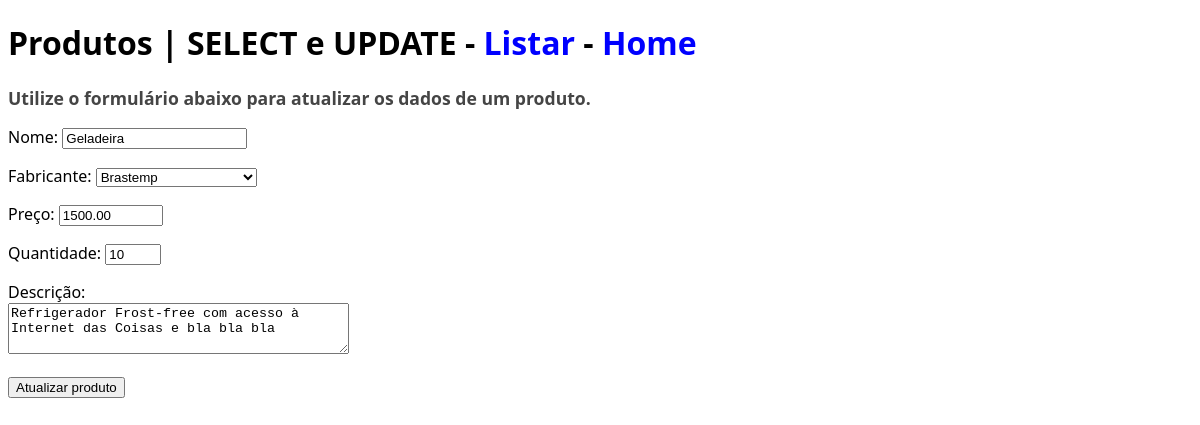
The app's page /produtos/atualizar.php?id=3 with its own data.
### tables this page shows
CREATE TABLE `produtos` (
  `id` int(11) NOT NULL,
  `nome` varchar(45) NOT NULL,
  `preco` decimal(8,2) NOT NULL,
  `quantidade` smallint(6) DEFAULT NULL,
  `descricao` text DEFAULT NULL,
  `fabricantes_id` int(11) NOT NULL
);

CREATE TABLE `fabricantes` (
  `id` int(11) NOT NULL,
  `nome` varchar(45) NOT NULL
);

### includes/funcoes-produtos.php (called while the page is built, shortened)
<?php
function lerUmProduto($conexao, $id){
    $sql = "SELECT id, nome, preco, quantidade, descricao, fabricantes_id FROM produtos WHERE id = $id";
    $resultado = mysqli_query($conexao, $sql) or die(mysqli_error($conexao));
    return mysqli_fetch_assoc($resultado);
}

### includes/funcoes-fabricantes.php (called while the page is built, shortened)
<?php
function lerFabricantes($conexao){
    $sql = "SELECT id, nome FROM fabricantes";
    $resultado = mysqli_query($conexao, $sql) or die(mysqli_error($conexao));
    $fabricantes = [];
    while($fabricante = mysqli_fetch_assoc($resultado)){
        array_push($fabricantes, $fabricante);
    }
    return $fabricantes;
}

### produtos/atualizar.php (the view, shortened to what this page needs)
<?php
require '../includes/funcoes-fabricantes.php';
require '../includes/funcoes-produtos.php';
$listaDeFabricantes = lerFabricantes($conexao);
$id = filter_input(INPUT_GET, 'id', FILTER_SANITIZE_NUMBER_INT);
$produto = lerUmProduto($conexao, $id);
?>
<!DOCTYPE html>
<html lang="pt-br">
<head>
<link href="../css/style.css" rel="stylesheet">
</head>
<body>
<div class="container">
    <h1>Produtos | SELECT e UPDATE -
    <a href="listar.php">Listar</a> -
    <a href="../index.php">Home</a> </h1>
</div>
<div class="container">
    <h2>Utilize o formulário abaixo para atualizar os dados de um produto.</h2>
    <form action="" method="post">
        <p><label for="nome">Nome:</label>
	    <input value="<?=$produto['nome']?>" type="text" name="nome" id="nome" required></p>
        <p>
            <label for="fabricante">Fabricante:</label>
            <select name="fabricante" id="fabricante" required>
                <?php
        foreach($listaDeFabricantes as $fabricante){
        ?>
            <option
            <?php if($produto['fabricantes_id'] == $fabricante['id']){echo "selected";}?>
                value="<?=$fabricante['id']?>"><?=$fabricante['nome']?>
            </option>
        <?php } ?>
            </select>
        </p>
        <p><label for="preco">Preço:</label>
	    <input value="<?=$produto['preco']?>" type="number" name="preco" id="preco" min="0" max="10000" step="0.01" required></p>
        <p><label for="quantidade">Quantidade:</label>
	    <input value="<?=$produto['quantidade']?>" type="number" name="quantidade" id="quantidade" min="0" max="50" step="1" required></p>
	    <p><label for="descricao">Descrição:</label> <br>
	    <textarea name="descricao" id="descricao" rows="3" cols="40" maxlength="500" required><?=$produto['descricao']?></textarea>
        </p>
        <button name="atualizar">Atualizar produto</button>
	</form>
</div>
</body>
</html>

### css/style.css (style rules this page uses)
html { font-size: 16px; }
body { font-family: "Segoe UI", Arial, sans-serif; }
.container { max-width: 1200px; width: 100%; margin: auto; }
h2 { font-size: 1.1rem; color: #454545; }
a { text-decoration: none; color: blue; }

### records on screen
produtos: nome "Geladeira", fabricante "Brastemp", preco "1500.00", quantidade "10", descricao "Refrigerador Frost-free com acesso à Internet das Coisas e bla bla bla"
